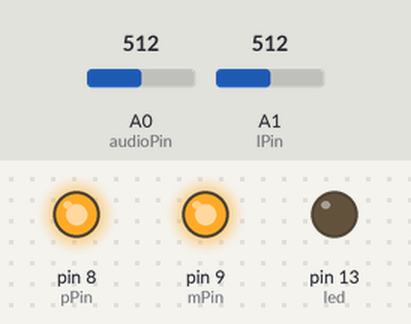
The sketch below on a simulated Arduino Uno, built with avr-gcc and run on an emulated ATmega328P. Shown: output pins drawn as LEDs (lit = HIGH). The test bench sets the inputs (shaded band); at power-on: A0 (audioPin) = 512, A1 (lPin) = 512.

Above: at 1.2 s.
1.3 s: A0 (audioPin) set to 29
2.8 s: A0 (audioPin) set to 22
At 4.1 s:
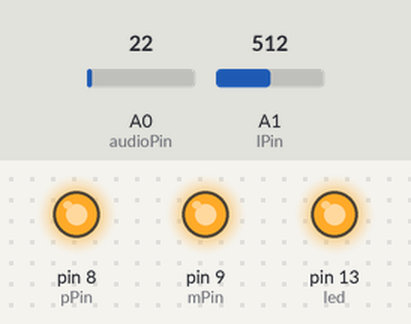
4.4 s: A1 (lPin) set to 211
5.9 s: A1 (lPin) set to 185
At 6.6 s:
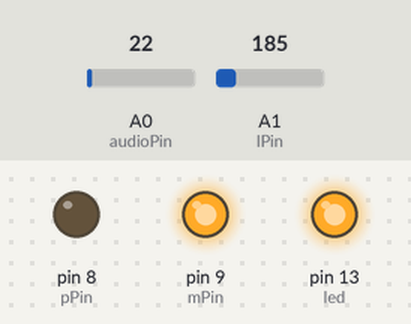
7.4 s: A1 (lPin) set to 210
At 7.8 s:
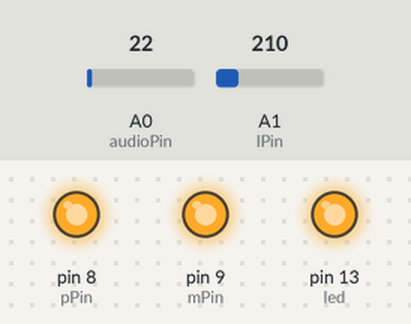
8.9 s: A1 (lPin) set to 190
At 10.1 s:
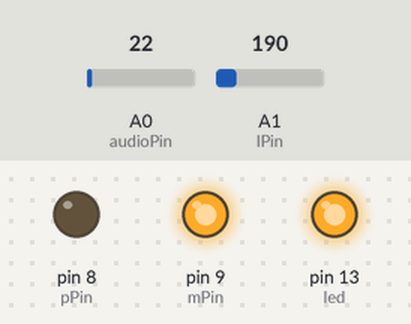
Timing chart, 0 to 11.4 s (numbered marks = the images above; inputs shaded):
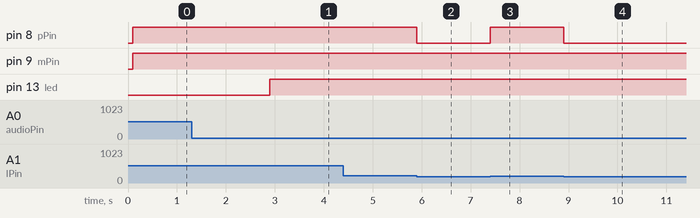

The sketch:

ykAutopilot.ino
```cpp
#include <MsTimer2.h>

int led = 13;
int audioPin = A0;
int aMax = 0;
int aRead = 0;
int pPin = 8;
int mPin = 9;
int mosPin = 12;
int lPin = A1;
int loadOnArm = 0;


long firstTone;
long toneTime;


boolean apStatus = false;
int apDirection = 0;
int apDirOld = 0;


void setup() {

  analogReference(INTERNAL);

  pinMode(led, OUTPUT);
  //pinMode(mosPin, OUTPUT);
  //digitalWrite(mosPin, LOW);
  pinMode(pPin, OUTPUT);
  digitalWrite(pPin, LOW);
  pinMode(mPin, OUTPUT);
  digitalWrite(mPin,LOW);


  Serial.begin(9600);

  MsTimer2::set(100, takeChk);
  MsTimer2::start();

}

void ledOn(){
  digitalWrite(led, HIGH);
}

void ledOff(){
  digitalWrite(led, LOW);
}

long peakDetect(){
  while( analogRead(audioPin) > 25 ){}
  delay(2);
  while( analogRead(audioPin) < 15 ){}
  firstTone = millis();
  delay(2);
  while( analogRead(audioPin) > 25 ){}
  delay(2);
  while( analogRead(audioPin) < 15 ){}
  return millis()-firstTone;

}

int loadP(){
  return analogRead(lPin);
}

void takeChk(){
  if( (millis()-firstTone) > 40 ){
    apStatus = false;
    ledOff();
  }else{
    apStatus = true;
    ledOn();
  }

  loadOnArm = loadP();
  if( loadOnArm > 200 ){
    digitalWrite(mPin,HIGH);
    digitalWrite(pPin,HIGH);
  } else {

    if( apDirection == 0 || apStatus == false ){
      digitalWrite(mPin,HIGH);
      digitalWrite(pPin,HIGH);

    }else if( apDirection == 1 ){
      digitalWrite(mPin,HIGH);
      digitalWrite(pPin,LOW);

    }else if( apDirection == -1 ){
      digitalWrite(mPin,LOW);
      digitalWrite(pPin,HIGH);

    }
  }

  if( 0 ) {
    Serial.print(" s:");
    Serial.print(apStatus);
    Serial.print(" d:");
    Serial.print(apDirection);
    Serial.print(" m:");
    Serial.print(digitalRead(mosPin));
    Serial.print(" l:");
    Serial.print(loadOnArm);
    Serial.println();
  }

  apDirOld = apDirection;
}

// the loop routine runs over and over again forever:
void loop() {

  while( true ){
      toneTime = peakDetect();

      if( toneTime <= 6 && toneTime >= 3 ){
        apDirection = 1;
        apStatus = true;
      }else if( toneTime <= 25 && toneTime >= 16 ){
        apDirection = -1;
        apStatus = true;
      }else
        apDirection = 0;

      if( 0 ){
        Serial.println(analogRead(lPin));
      }

      if( 0 ){
        Serial.println(toneTime);
      }
  }

}
```

Measured:
- the behaviour switches between 26 and 25 on A0 (audioPin) (found by bisection; images 0 and 1)
- the behaviour switches between 201 and 200 on A1 (lPin) (found by bisection; images 1 and 2)
- after the input at 1.3 s, every drawn part: stays the same
- after the input at 2.8 s, pin 13 (led): LOW → HIGH after 0.10 s
- after the input at 4.4 s, every drawn part: stays the same
- after the input at 5.9 s, pin 8 (pPin): HIGH → LOW at once
- after the input at 7.4 s, pin 8 (pPin): LOW → HIGH at once
- after the input at 8.9 s, pin 8 (pPin): HIGH → LOW at once
